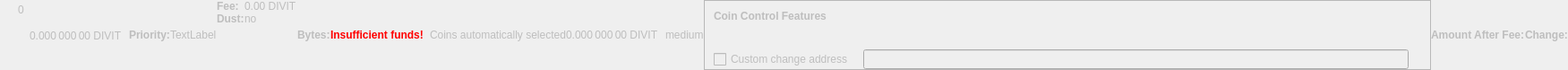
    <widget class="QWidget" name="dummyHideWidget" native="true">
     <property name="enabled">
      <bool>false</bool>
     </property>
     <property name="maximumSize">
      <size>
       <width>100</width>
       <height>22</height>
      </size>
     </property>
     <layout class="QHBoxLayout" name="dummyHideLayout">
      <property name="spacing">
       <number>0</number>
      </property>
      <property name="leftMargin">
       <number>0</number>
      </property>
      <property name="topMargin">
       <number>0</number>
      </property>
      <property name="rightMargin">
       <number>0</number>
      </property>
      <property name="bottomMargin">
       <number>0</number>
      </property>
      <item>
       <layout class="QFormLayout" name="formLayoutCoinControl1">
        <property name="horizontalSpacing">
         <number>10</number>
        </property>
        <property name="verticalSpacing">
         <number>14</number>
        </property>
        <property name="leftMargin">
         <number>10</number>
        </property>
        <property name="topMargin">
         <number>4</number>
        </property>
        <property name="rightMargin">
         <number>6</number>
        </property>
        <item row="0" column="1">
         <widget class="QLabel" name="labelCoinControlBytes">
          <property name="cursor">
           <cursorShape>IBeamCursor</cursorShape>
          </property>
          <property name="contextMenuPolicy">
           <enum>Qt::ActionsContextMenu</enum>
          </property>
          <property name="text">
           <string notr="true">0</string>
          </property>
          <property name="textInteractionFlags">
           <set>Qt::LinksAccessibleByMouse|Qt::TextSelectableByKeyboard|Qt::TextSelectableByMouse</set>
          </property>
         </widget>
        </item>
       </layout>
      </item>
      <item>
       <widget class="QLabel" name="labelCoinControlAfterFee">
        <property name="enabled">
         <bool>false</bool>
        </property>
        <property name="sizePolicy">
         <sizepolicy hsizetype="Fixed" vsizetype="Fixed">
          <horstretch>0</horstretch>
          <verstretch>0</verstretch>
         </sizepolicy>
        </property>
        <property name="minimumSize">
         <size>
          <width>111</width>
          <height>12</height>
         </size>
        </property>
        <property name="maximumSize">
         <size>
          <width>111</width>
          <height>12</height>
         </size>
        </property>
        <property name="cursor">
         <cursorShape>IBeamCursor</cursorShape>
        </property>
        <property name="contextMenuPolicy">
         <enum>Qt::ActionsContextMenu</enum>
        </property>
        <property name="text">
         <string notr="true">0.000 000 00 DIVIT</string>
        </property>
        <property name="textInteractionFlags">
         <set>Qt::LinksAccessibleByMouse|Qt::TextSelectableByKeyboard|Qt::TextSelectableByMouse</set>
        </property>
       </widget>
      </item>
      <item>
       <widget class="QLabel" name="labelCoinControlPriorityText">
        <property name="enabled">
         <bool>false</bool>
        </property>
        <property name="font">
         <font>
          <weight>75</weight>
          <bold>true</bold>
         </font>
        </property>
        <property name="text">
         <string>Priority:</string>
        </property>
       </widget>
      </item>
      <item>
       <layout class="QHBoxLayout" name="horizontalLayout">
        <item>
         <widget class="QLabel" name="WarningLabel">
          <property name="text">
           <string>TextLabel</string>
          </property>
         </widget>
        </item>
       </layout>
      </item>
      <item>
       <layout class="QFormLayout" name="formLayoutCoinControl3">
        <property name="horizontalSpacing">
         <number>0</number>
        </property>
        <property name="verticalSpacing">
         <number>0</number>
        </property>
        <property name="leftMargin">
         <number>0</number>
        </property>
        <property name="topMargin">
         <number>0</number>
        </property>
        <property name="rightMargin">
         <number>0</number>
        </property>
        <item row="0" column="0">
         <widget class="QLabel" name="labelCoinControlFeeText">
          <property name="enabled">
           <bool>false</bool>
          </property>
          <property name="font">
           <font>
            <weight>75</weight>
            <bold>true</bold>
           </font>
          </property>
          <property name="text">
           <string>Fee:</string>
          </property>
          <property name="margin">
           <number>0</number>
          </property>
         </widget>
        </item>
        <item row="0" column="1">
         <widget class="QLabel" name="labelCoinControlFee">
          <property name="enabled">
           <bool>false</bool>
          </property>
          <property name="cursor">
           <cursorShape>IBeamCursor</cursorShape>
          </property>
          <property name="contextMenuPolicy">
           <enum>Qt::ActionsContextMenu</enum>
          </property>
          <property name="text">
           <string notr="true">0.00 DIVIT</string>
          </property>
          <property name="textInteractionFlags">
           <set>Qt::LinksAccessibleByMouse|Qt::TextSelectableByKeyboard|Qt::TextSelectableByMouse</set>
          </property>
         </widget>
        </item>
        <item row="1" column="0">
         <widget class="QLabel" name="labelCoinControlLowOutputText">
          <property name="enabled">
           <bool>false</bool>
          </property>
          <property name="font">
           <font>
            <weight>75</weight>
            <bold>true</bold>
           </font>
          </property>
          <property name="text">
           <string>Dust:</string>
          </property>
         </widget>
        </item>
        <item row="1" column="1">
         <widget class="QLabel" name="labelCoinControlLowOutput">
          <property name="enabled">
           <bool>false</bool>
          </property>
          <property name="cursor">
           <cursorShape>IBeamCursor</cursorShape>
          </property>
          <property name="contextMenuPolicy">
           <enum>Qt::ActionsContextMenu</enum>
          </property>
          <property name="text">
           <string>no</string>
          </property>
          <property name="textInteractionFlags">
           <set>Qt::LinksAccessibleByMouse|Qt::TextSelectableByKeyboard|Qt::TextSelectableByMouse</set>
          </property>
         </widget>
        </item>
       </layout>
      </item>
      <item>
       <widget class="QLabel" name="labelCoinControlBytesText">
        <property name="enabled">
         <bool>false</bool>
        </property>
        <property name="font">
         <font>
          <weight>75</weight>
          <bold>true</bold>
         </font>
        </property>
        <property name="text">
         <string>Bytes:</string>
        </property>
       </widget>
      </item>
      <item>
       <layout class="QFormLayout" name="formLayoutCoinControl2">
        <property name="horizontalSpacing">
         <number>0</number>
        </property>
        <property name="verticalSpacing">
         <number>0</number>
        </property>
        <property name="leftMargin">
         <number>0</number>
        </property>
        <property name="topMargin">
         <number>0</number>
        </property>
        <property name="rightMargin">
         <number>0</number>
        </property>
       </layout>
      </item>
      <item>
       <layout class="QHBoxLayout" name="horizontalLayoutCoinControl2">
        <property name="spacing">
         <number>0</number>
        </property>
        <property name="bottomMargin">
         <number>0</number>
        </property>
       </layout>
      </item>
      <item>
       <widget class="QLabel" name="labelCoinControlInsuffFunds">
        <property name="enabled">
         <bool>false</bool>
        </property>
        <property name="minimumSize">
         <size>
          <width>0</width>
          <height>0</height>
         </size>
        </property>
        <property name="font">
         <font>
          <weight>75</weight>
          <bold>true</bold>
         </font>
        </property>
        <property name="styleSheet">
         <string notr="true">color:red;font-weight:bold;</string>
        </property>
        <property name="text">
         <string>Insufficient funds!</string>
        </property>
        <property name="margin">
         <number>5</number>
        </property>
       </widget>
      </item>
      <item>
       <layout class="QFormLayout" name="formLayoutCoinControl4">
        <property name="horizontalSpacing">
         <number>0</number>
        </property>
        <property name="verticalSpacing">
         <number>0</number>
        </property>
        <property name="leftMargin">
         <number>0</number>
        </property>
        <property name="topMargin">
         <number>0</number>
        </property>
        <property name="rightMargin">
         <number>0</number>
        </property>
       </layout>
      </item>
      <item>
       <widget class="QLabel" name="labelCoinControlChangeLabel">
        <property name="enabled">
         <bool>false</bool>
        </property>
        <property name="sizePolicy">
         <sizepolicy hsizetype="Preferred" vsizetype="Expanding">
          <horstretch>0</horstretch>
          <verstretch>0</verstretch>
         </sizepolicy>
        </property>
        <property name="minimumSize">
         <size>
          <width>0</width>
          <height>0</height>
         </size>
        </property>
        <property name="text">
         <string/>
        </property>
        <property name="margin">
         <number>3</number>
        </property>
       </widget>
      </item>
      <item>
       <widget class="QLabel" name="labelCoinControlAutomaticallySelected">
        <property name="enabled">
         <bool>false</bool>
        </property>
        <property name="sizePolicy">
         <sizepolicy hsizetype="Fixed" vsizetype="Fixed">
          <horstretch>0</horstretch>
          <verstretch>0</verstretch>
         </sizepolicy>
        </property>
        <property name="minimumSize">
         <size>
          <width>0</width>
          <height>0</height>
         </size>
        </property>
        <property name="maximumSize">
         <size>
          <width>240</width>
          <height>16777215</height>
         </size>
        </property>
        <property name="text">
         <string>Coins automatically selected</string>
        </property>
        <property name="margin">
         <number>5</number>
        </property>
       </widget>
      </item>
      <item>
       <widget class="QLabel" name="labelCoinControlChange">
        <property name="enabled">
         <bool>false</bool>
        </property>
        <property name="sizePolicy">
         <sizepolicy hsizetype="Fixed" vsizetype="Fixed">
          <horstretch>0</horstretch>
          <verstretch>0</verstretch>
         </sizepolicy>
        </property>
        <property name="minimumSize">
         <size>
          <width>111</width>
          <height>0</height>
         </size>
        </property>
        <property name="maximumSize">
         <size>
          <width>111</width>
          <height>16777215</height>
         </size>
        </property>
        <property name="cursor">
         <cursorShape>IBeamCursor</cursorShape>
        </property>
        <property name="contextMenuPolicy">
         <enum>Qt::ActionsContextMenu</enum>
        </property>
        <property name="text">
         <string notr="true">0.000 000 00 DIVIT</string>
        </property>
        <property name="textInteractionFlags">
         <set>Qt::LinksAccessibleByMouse|Qt::TextSelectableByKeyboard|Qt::TextSelectableByMouse</set>
        </property>
       </widget>
      </item>
      <item>
       <widget class="QLabel" name="labelCoinControlPriority">
        <property name="enabled">
         <bool>false</bool>
        </property>
        <property name="cursor">
         <cursorShape>IBeamCursor</cursorShape>
        </property>
        <property name="contextMenuPolicy">
         <enum>Qt::ActionsContextMenu</enum>
        </property>
        <property name="text">
         <string>medium</string>
        </property>
        <property name="textInteractionFlags">
         <set>Qt::LinksAccessibleByMouse|Qt::TextSelectableByKeyboard|Qt::TextSelectableByMouse</set>
        </property>
       </widget>
      </item>
      <item>
       <widget class="QFrame" name="frameCoinControl">
        <property name="sizePolicy">
         <sizepolicy hsizetype="Expanding" vsizetype="Expanding">
          <horstretch>0</horstretch>
          <verstretch>0</verstretch>
         </sizepolicy>
        </property>
        <property name="maximumSize">
         <size>
          <width>16777215</width>
          <height>16777215</height>
         </size>
        </property>
        <property name="frameShape">
         <enum>QFrame::StyledPanel</enum>
        </property>
        <property name="frameShadow">
         <enum>QFrame::Sunken</enum>
        </property>
        <layout class="QVBoxLayout" name="verticalLayoutCoinControl2_2">
         <property name="spacing">
          <number>0</number>
         </property>
         <property name="leftMargin">
          <number>0</number>
         </property>
         <property name="topMargin">
          <number>0</number>
         </property>
         <property name="rightMargin">
          <number>0</number>
         </property>
         <property name="bottomMargin">
          <number>0</number>
         </property>
         <item>
          <layout class="QVBoxLayout" name="verticalLayoutCoinControl" stretch="0,0,0,1">
           <property name="spacing">
            <number>0</number>
           </property>
           <property name="leftMargin">
            <number>10</number>
           </property>
           <property name="topMargin">
            <number>10</number>
           </property>
           <item>
            <layout class="QHBoxLayout" name="horizontalLayoutCoinControl1">
             <property name="bottomMargin">
              <number>15</number>
             </property>
             <item>
              <widget class="QLabel" name="labelCoinControlFeatures">
               <property name="enabled">
                <bool>false</bool>
               </property>
               <property name="sizePolicy">
                <sizepolicy hsizetype="Preferred" vsizetype="Maximum">
                 <horstretch>0</horstretch>
                 <verstretch>0</verstretch>
                </sizepolicy>
               </property>
               <property name="font">
                <font>
                 <weight>75</weight>
                 <bold>true</bold>
                </font>
               </property>
               <property name="styleSheet">
                <string notr="true">font-weight:bold;</string>
               </property>
               <property name="text">
                <string>Coin Control Features</string>
               </property>
              </widget>
             </item>
            </layout>
           </item>
           <item>
            <widget class="QWidget" name="widgetCoinControl" native="true">
             <property name="sizePolicy">
              <sizepolicy hsizetype="Preferred" vsizetype="Preferred">
               <horstretch>0</horstretch>
               <verstretch>0</verstretch>
              </sizepolicy>
             </property>
             <property name="minimumSize">
              <size>
               <width>0</width>
               <height>0</height>
              </size>
             </property>
             <property name="styleSheet">
              <string notr="true"/>
             </property>
             <layout class="QHBoxLayout" name="horizontalLayoutCoinControl5_2">
              <property name="leftMargin">
               <number>0</number>
              </property>
              <property name="topMargin">
               <number>0</number>
              </property>
              <property name="rightMargin">
               <number>0</number>
              </property>
              <property name="bottomMargin">
               <number>0</number>
              </property>
              <item>
               <layout class="QHBoxLayout" name="horizontalLayoutCoinControl3">
                <property name="spacing">
                 <number>20</number>
                </property>
                <property name="topMargin">
                 <number>0</number>
                </property>
                <property name="bottomMargin">
                 <number>10</number>
                </property>
               </layout>
              </item>
             </layout>
            </widget>
           </item>
           <item>
            <layout class="QHBoxLayout" name="horizontalLayoutCoinControl4" stretch="0,0,0">
             <property name="spacing">
              <number>12</number>
             </property>
             <property name="sizeConstraint">
              <enum>QLayout::SetDefaultConstraint</enum>
             </property>
             <property name="topMargin">
              <number>5</number>
             </property>
             <property name="rightMargin">
              <number>5</number>
             </property>
             <item>
              <widget class="QCheckBox" name="checkBoxCoinControlChange">
               <property name="enabled">
                <bool>false</bool>
               </property>
               <property name="toolTip">
                <string>If this is activated, but the change address is empty or invalid, change will be sent to a newly generated address.</string>
               </property>
               <property name="text">
                <string>Custom change address</string>
               </property>
              </widget>
             </item>
             <item>
              <widget class="QValidatedLineEdit" name="lineEditCoinControlChange">
               <property name="enabled">
                <bool>false</bool>
               </property>
               <property name="sizePolicy">
                <sizepolicy hsizetype="Expanding" vsizetype="Fixed">
                 <horstretch>0</horstretch>
                 <verstretch>0</verstretch>
                </sizepolicy>
               </property>
              </widget>
             </item>
             <item>
              <widget class="QLabel" name="labelCoinControlChangeLabel_2">
               <property name="sizePolicy">
                <sizepolicy hsizetype="Preferred" vsizetype="Expanding">
                 <horstretch>0</horstretch>
                 <verstretch>0</verstretch>
                </sizepolicy>
               </property>
               <property name="minimumSize">
                <size>
                 <width>0</width>
                 <height>0</height>
                </size>
               </property>
               <property name="text">
                <string/>
               </property>
               <property name="margin">
                <number>3</number>
               </property>
              </widget>
             </item>
            </layout>
           </item>
           <item>
            <spacer name="verticalSpacerCoinControl">
             <property name="orientation">
              <enum>Qt::Vertical</enum>
             </property>
             <property name="sizeHint" stdset="0">
              <size>
               <width>800</width>
               <height>1</height>
              </size>
             </property>
            </spacer>
           </item>
          </layout>
         </item>
        </layout>
       </widget>
      </item>
      <item>
       <widget class="QLabel" name="labelCoinControlAfterFeeText">
        <property name="enabled">
         <bool>false</bool>
        </property>
        <property name="minimumSize">
         <size>
          <width>0</width>
          <height>0</height>
         </size>
        </property>
        <property name="maximumSize">
         <size>
          <width>16777215</width>
          <height>16777215</height>
         </size>
        </property>
        <property name="font">
         <font>
          <weight>75</weight>
          <bold>true</bold>
         </font>
        </property>
        <property name="text">
         <string>Amount After Fee:</string>
        </property>
        <property name="alignment">
         <set>Qt::AlignLeading|Qt::AlignLeft|Qt::AlignVCenter</set>
        </property>
        <property name="margin">
         <number>0</number>
        </property>
       </widget>
      </item>
      <item>
       <widget class="QLabel" name="labelCoinControlChangeText">
        <property name="enabled">
         <bool>false</bool>
        </property>
        <property name="sizePolicy">
         <sizepolicy hsizetype="Preferred" vsizetype="Preferred">
          <horstretch>0</horstretch>
          <verstretch>0</verstretch>
         </sizepolicy>
        </property>
        <property name="minimumSize">
         <size>
          <width>0</width>
          <height>0</height>
         </size>
        </property>
        <property name="maximumSize">
         <size>
          <width>16777215</width>
          <height>16777215</height>
         </size>
        </property>
        <property name="font">
         <font>
          <weight>75</weight>
          <bold>true</bold>
         </font>
        </property>
        <property name="text">
         <string>Change:</string>
        </property>
        <property name="alignment">
         <set>Qt::AlignLeading|Qt::AlignLeft|Qt::AlignVCenter</set>
        </property>
       </widget>
      </item>
     </layout>
    </widget>
